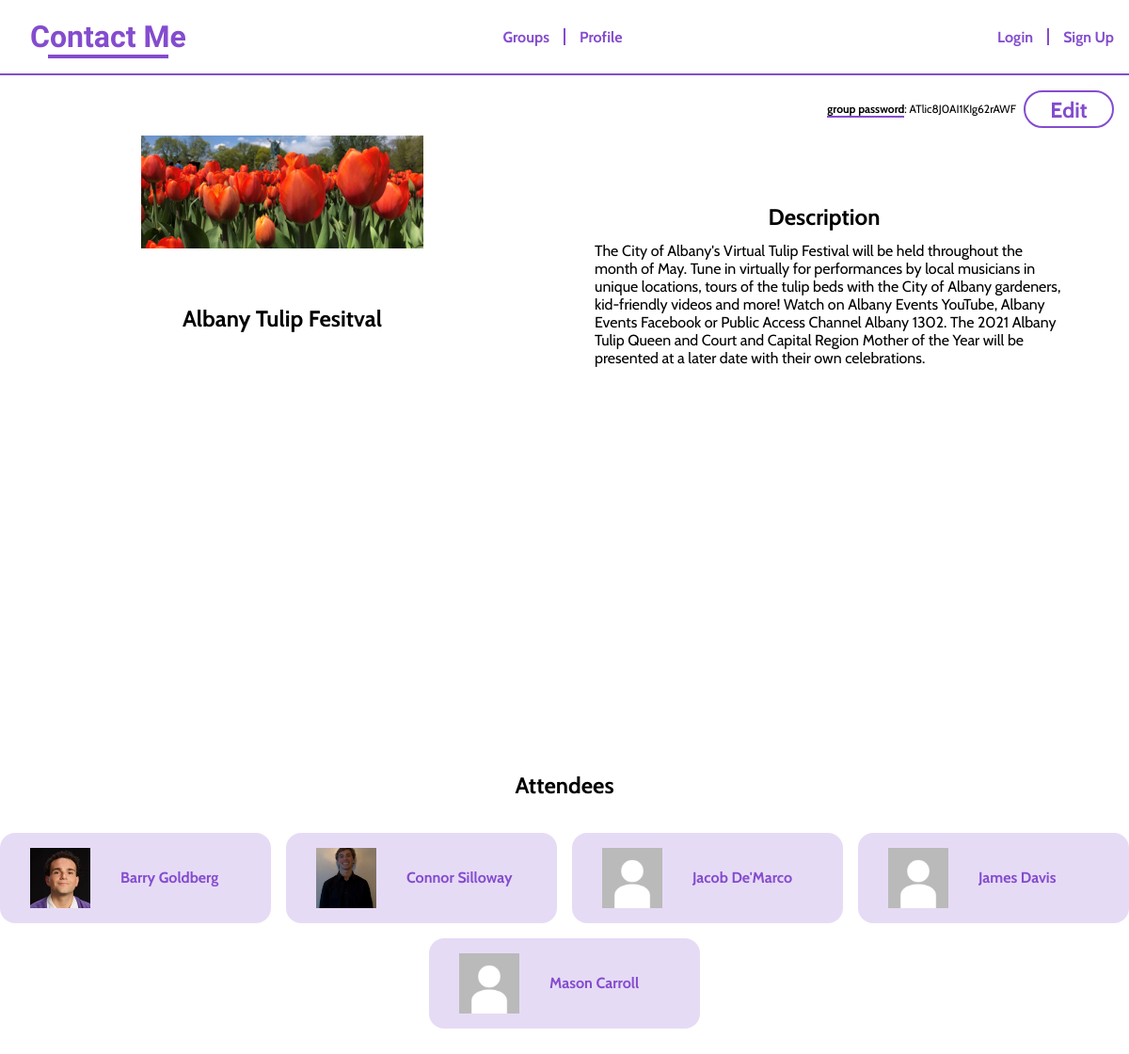
Screenshot of /individual-group.php?group=Albany Tulip Fesitval (signed in) with the database file from the repository.
### tables this page shows
CREATE TABLE `groups` (
  `groupid` int(11) NOT NULL,
  `title` varchar(255) NOT NULL,
  `description` longtext DEFAULT NULL,
  `created_by` int(11) NOT NULL,
  `photo_location` longtext DEFAULT 'uploads/48724i2bsakfnsaoidjfoqijwr82104182jdsaf;oj31u4.jpeg',
  `group_password` varchar(255) NOT NULL
);

CREATE TABLE `users` (
  `userid` int(11) NOT NULL,
  `username` varchar(255) NOT NULL,
  `pass` varchar(255) NOT NULL,
  `fname` varchar(100) NOT NULL,
  `lname` varchar(255) NOT NULL,
  `email` varchar(320) NOT NULL,
  `links` longtext DEFAULT NULL,
  `is_admin` tinyint(1) DEFAULT 0,
  `photo_location` longtext DEFAULT 'uploads/360_F_64676383_LdbmhiNM6Ypzb3FM4PPuFP9rHe7ri8Ju.jpg'
);

### individual-group.php (the view, shortened to what this page needs)
<?php
  if (isset($_SESSION['username'])) {
?>
<!DOCTYPE html>
<html lang="en">
<head>
  <?php
    if (isset($_GET['group'])) {
      $title = $_GET['group'];
    } else {
      echo("<title>Group Page</title>");
    }
  ?>
  <link rel="stylesheet" href="./src/styles/style.css">
  <link rel="stylesheet" href="./src/styles/individual-group.css">
</head>
<body>
  <?php
    $dbusername= "root";
    $dbpassword = "group2websys";
    $conn = new PDO('mysql:host=localhost;dbname=contactme',$dbusername, $dbpassword, array(PDO::MYSQL_ATTR_FOUND_ROWS => true));
    $conn->setAttribute(PDO::ATTR_ERRMODE, PDO::ERRMODE_EXCEPTION);
    $stmt= "SELECT *
            FROM groups
            WHERE title = :title";
    $group = $conn->prepare($stmt);
    $group->execute(array(':title' => $title));
    if ($group->rowCount() === 0) {
      echo("$title does not exist as a group");
    } else {
      $userid = $_SESSION['id'];
      $group = $group->fetch();
      $photoLocation = $group['photo_location'];
      $description = $group['description'];
      $groupid = $group['groupid'];
      $createdBy = $group['created_by'];
      $groupPassword = $group['group_password'];
      $stmt= "SELECT *
              FROM pairing
              WHERE userid = :userID AND groupid = :gID";
      $pstmt = $conn->prepare($stmt);
      $pstmt->execute(array(':userID' => $userid, ':gID' => $groupid));
      if ($pstmt->rowCount() === 0) {
        echo("You do not have access to this group");
      } else {
        $canLeave = 1;
        if ($userid === $createdBy) {
          $canLeave = 0;
        }
  ?>
  <section class="group-info">
    <?php
      if (!$canLeave) {
        echo("<p id='group-password'><span>group password</span>: $groupPassword</p>");
      }
    ?>
    <?php
      if (!$canLeave) {
        echo('<div id="edit-groups-btn">
                <a href="./create-alter-group.php?group=' . $title . '">Edit</a></div>');
      }
    ?>
    <div class="column">
      <img src="./<?php echo($photoLocation); ?>" alt="photo of <?php echo($title); ?>">
      <h1><?php echo($title); ?></h1>
    </div>
    <div class="column">
      <h2>Description</h2>
      <p class="description"><?php echo($description); ?></p>
    </div>
  </section>
  <section class="attendies">
    <h2>Attendees</h2>
    <?php
      $stmt= "SELECT users.photo_location, users.fname, users.lname, users.username
              FROM users
              INNER JOIN pairing ON pairing.userid = users.userid
              WHERE pairing.groupid = :groupID
              ORDER BY users.fname, users.lname";
      $users = $conn->prepare($stmt);
      $users->execute(array(':groupID' => $groupid));
      if ($users->rowCount() === 0) {
        echo("There are no users in this group yet!");
      } else {
        echo("<ul>");
        foreach ($users as $user) {
          $fname = $user['fname'];
          $lname = $user['lname'];
          $photoLocation = $user['photo_location'];
          $username = $user['username'];
          echo("
                <li>
                  <img src='./$photoLocation' alt='photo of $fname $lname'>
                  <a href='./personalprofile.php?user=$username'>$fname $lname</a>
                </li>
              ");
        }
        echo("</ul>");
      }
    ?>
  </section>
</body>
</html>
<?php
      }
    }
  } else {
    header("Location: login.php?error=You must be logged in to access the groups page!");
    exit();
  }
?>

### src/styles/style.css (style rules this page uses)
:root { --clr-dark: #000000; --clr-light: #ffffff; --clr-accent: #844cce; --clr--accent-compliment: #96CE4C; --fw-normal: 400; --fw-bold: 700; --f-logo: 'Kalam', cursive; }
body, html { margin: 0; padding: 0; min-height: 100%; width: 100%; font-family: 'Cabin', sans-serif; background-color: var(--clr-light); color: var(--clr-dark) }
*, *::before, *::after { box-sizing: border-box; }
a { text-decoration: none; font-weight: var(--fw-bold); color: var(--clr-accent) }

### src/styles/individual-group.css (style rules this page uses)
h1 { margin-top: 10%; text-align: center; }
.group-info { padding-top: 4em; position: relative; display: flex; flex-direction: row; width: 100%; min-height: calc(100vh - 5em); }
.column { position: relative; display: flex; flex-direction: column; align-items: center; flex-basis: 100%; }
img { position: relative; max-width: 50%; max-height: 80%; }
.group-info h2 { padding: 0 4em .5em 2em; margin: 0; margin-top: 3em }
.description { margin: 0; padding: 0 4em 0 2em; }
.attendies { margin: 0; display: flex; flex-direction: column; position: relative; }
.attendies h2 { text-align: center; margin-bottom: 1.5em; }
.attendies ul { list-style-type: none; width: 100%; padding: 0; margin: 0; margin-bottom: 4em; display: flex; flex-direction: row; flex-wrap: wrap; justify-content: center; gap: 1em; }
.attendies li { position: relative; height: 6em; width: 18em; display: flex; flex-direction: row; align-items: center; }
.attendies li:after { border-radius: 1em; position: absolute; width: 100%; height: 100%; content: ''; opacity: .2; background-color: var(--clr-accent); z-index: 1; }
.attendies li * { z-index: 2; }
.attendies img { margin-left: 2em; width: 4em; height: 4em; overflow: hidden; object-fit: cover; }
.attendies a { margin: 0 1em 0 2em; }
#edit-groups-btn { position: absolute; right: 1em; top: 1em; width: 6em; height: 2.5em; border: 2px solid var(--clr-accent); border-radius: 100vw; cursor: pointer; background-color: var(--clr-light); color: var(--clr-accent); display: flex; flex-direction: column; justify-items: center; align-content: center; }
#edit-groups-btn a { font-size: 23px; display: block; padding: 0; margin: 0; width: 100%; height: 100%; margin-top: .2em; text-align: center; }
#group-password { position: absolute; right: 120px; top: 16px; font-size: 12px; }
#group-password span { font-weight: bold; border-bottom: 2px solid var(--clr-accent); }

### rows the page displays
groups: group_password "ATlic8J0AI1KIg62rAWF", photo_location (picture), description "The City of Albany's Virtual Tulip Festival will be held throughout the month of May. Tune in virtually for performances by local musicians in unique locations, tours of the tulip beds with the City of Albany gardeners, kid-friendly videos and more! Watch on Albany Events YouTube, Albany Events Facebook or Public Access Channel Albany 1302. The 2021 Albany Tulip Queen and Court and Capital Region Mother of the Year will be presented at a later date with their own celebrations."
users: photo_location (picture), fname "Barry", lname "Goldberg"
users: photo_location (picture), fname "Connor", lname "Silloway"
users: photo_location (picture), fname "Jacob", lname "De'Marco"
users: photo_location (picture), fname "James", lname "Davis"
users: photo_location (picture), fname "Mason", lname "Carroll"

### other values shown
$title "Albany Tulip Fesitval"
